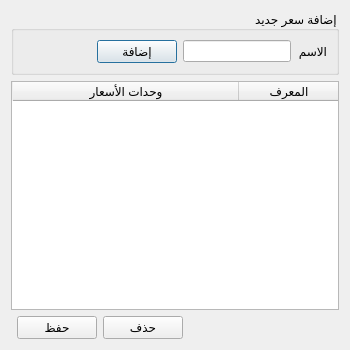
<?xml version="1.0" encoding="UTF-8"?>
<ui version="4.0">
 <class>PricesManagement</class>
 <widget class="QDialog" name="PricesManagement">
  <property name="windowModality">
   <enum>Qt::WindowModal</enum>
  </property>
  <property name="geometry">
   <rect>
    <x>0</x>
    <y>0</y>
    <width>350</width>
    <height>350</height>
   </rect>
  </property>
  <property name="minimumSize">
   <size>
    <width>350</width>
    <height>350</height>
   </size>
  </property>
  <property name="maximumSize">
   <size>
    <width>350</width>
    <height>350</height>
   </size>
  </property>
  <property name="windowTitle">
   <string>إدارة الأسعار</string>
  </property>
  <property name="windowIcon">
   <iconset>
    <normaloff>icons/coin_dollar.png</normaloff>icons/coin_dollar.png</iconset>
  </property>
  <property name="modal">
   <bool>true</bool>
  </property>
  <layout class="QGridLayout" name="gridLayout_2">
   <item row="0" column="0" colspan="4">
    <widget class="QGroupBox" name="groupBox">
     <property name="layoutDirection">
      <enum>Qt::RightToLeft</enum>
     </property>
     <property name="title">
      <string>إضافة سعر جديد</string>
     </property>
     <layout class="QGridLayout" name="gridLayout">
      <item row="0" column="1">
       <widget class="QLineEdit" name="name_input">
        <property name="maximumSize">
         <size>
          <width>150</width>
          <height>16777215</height>
         </size>
        </property>
       </widget>
      </item>
      <item row="0" column="0">
       <widget class="QLabel" name="label">
        <property name="maximumSize">
         <size>
          <width>50</width>
          <height>16777215</height>
         </size>
        </property>
        <property name="text">
         <string>الاسم</string>
        </property>
       </widget>
      </item>
      <item row="0" column="2">
       <widget class="QPushButton" name="add_btn">
        <property name="maximumSize">
         <size>
          <width>100</width>
          <height>16777215</height>
         </size>
        </property>
        <property name="text">
         <string>إضافة</string>
        </property>
       </widget>
      </item>
      <item row="0" column="3">
       <spacer name="horizontalSpacer_2">
        <property name="orientation">
         <enum>Qt::Horizontal</enum>
        </property>
        <property name="sizeHint" stdset="0">
         <size>
          <width>40</width>
          <height>20</height>
         </size>
        </property>
       </spacer>
      </item>
     </layout>
    </widget>
   </item>
   <item row="1" column="0" colspan="4">
    <widget class="QTableWidget" name="prices_table">
     <property name="enabled">
      <bool>true</bool>
     </property>
     <property name="cursor" stdset="0">
      <cursorShape>ArrowCursor</cursorShape>
     </property>
     <property name="mouseTracking">
      <bool>false</bool>
     </property>
     <property name="layoutDirection">
      <enum>Qt::RightToLeft</enum>
     </property>
     <property name="frameShape">
      <enum>QFrame::StyledPanel</enum>
     </property>
     <property name="frameShadow">
      <enum>QFrame::Sunken</enum>
     </property>
     <property name="lineWidth">
      <number>1</number>
     </property>
     <property name="verticalScrollBarPolicy">
      <enum>Qt::ScrollBarAsNeeded</enum>
     </property>
     <property name="dragEnabled">
      <bool>false</bool>
     </property>
     <property name="alternatingRowColors">
      <bool>true</bool>
     </property>
     <property name="selectionMode">
      <enum>QAbstractItemView::SingleSelection</enum>
     </property>
     <property name="selectionBehavior">
      <enum>QAbstractItemView::SelectRows</enum>
     </property>
     <property name="textElideMode">
      <enum>Qt::ElideRight</enum>
     </property>
     <property name="verticalScrollMode">
      <enum>QAbstractItemView::ScrollPerItem</enum>
     </property>
     <property name="horizontalScrollMode">
      <enum>QAbstractItemView::ScrollPerItem</enum>
     </property>
     <property name="showGrid">
      <bool>true</bool>
     </property>
     <property name="sortingEnabled">
      <bool>true</bool>
     </property>
     <attribute name="horizontalHeaderVisible">
      <bool>true</bool>
     </attribute>
     <attribute name="horizontalHeaderCascadingSectionResizes">
      <bool>false</bool>
     </attribute>
     <attribute name="horizontalHeaderHighlightSections">
      <bool>true</bool>
     </attribute>
     <attribute name="horizontalHeaderShowSortIndicator" stdset="0">
      <bool>true</bool>
     </attribute>
     <attribute name="horizontalHeaderStretchLastSection">
      <bool>true</bool>
     </attribute>
     <attribute name="verticalHeaderVisible">
      <bool>false</bool>
     </attribute>
     <attribute name="verticalHeaderHighlightSections">
      <bool>true</bool>
     </attribute>
     <attribute name="verticalHeaderShowSortIndicator" stdset="0">
      <bool>false</bool>
     </attribute>
     <attribute name="verticalHeaderStretchLastSection">
      <bool>false</bool>
     </attribute>
     <column>
      <property name="text">
       <string>المعرف</string>
      </property>
     </column>
     <column>
      <property name="text">
       <string>وحدات الأسعار</string>
      </property>
     </column>
    </widget>
   </item>
   <item row="2" column="3">
    <spacer name="horizontalSpacer">
     <property name="orientation">
      <enum>Qt::Horizontal</enum>
     </property>
     <property name="sizeHint" stdset="0">
      <size>
       <width>161</width>
       <height>20</height>
      </size>
     </property>
    </spacer>
   </item>
   <item row="2" column="2">
    <widget class="QPushButton" name="delete_btn">
     <property name="text">
      <string>حذف</string>
     </property>
    </widget>
   </item>
   <item row="2" column="1">
    <widget class="QPushButton" name="save_btn">
     <property name="text">
      <string>حفظ</string>
     </property>
    </widget>
   </item>
  </layout>
 </widget>
 <resources/>
 <connections/>
</ui>
